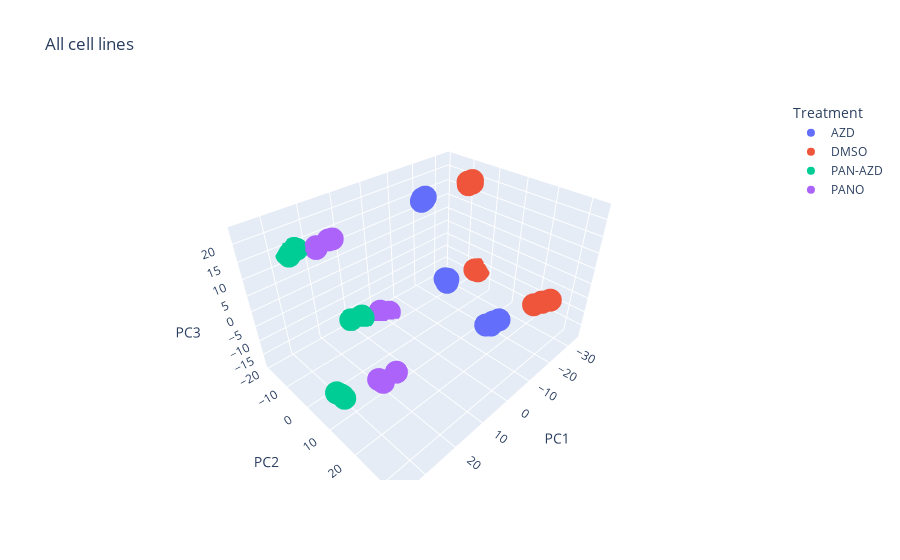

Source (notebook cell):
### Code cell
# Make 3D PCA plot
fig = px.scatter_3d(
    df, x="PC1", y="PC2", z="PC3",color=df['Treatment'],
    title='All cell lines',
    labels={'0': 'PC 1', '1': 'PC 2', '2': 'PC 3'}
)
fig.show()
fig.write_html("all_pca_3d.html")

### Figure 1 — Plotly figure (JSON) as saved in the notebook; plotly's stock layout.template omitted (floating-point values rounded to 4 significant figures)
{"data": [{"hovertemplate": "Treatment=AZD<br>PC1=%{x}<br>PC2=%{y}<br>PC3=%{z}<extra></extra>", "legendgroup": "AZD", "marker": {"color": "#636efa", "symbol": "circle"}, "mode": "markers", "name": "AZD", "scene": "scene", "showlegend": true, "type": "scatter3d", "x": [-2.646, -4.86, -1.022, -2.427, -11.84, -12.26, -11.14, -10.61, -24.2, -23.85, -24.5, -23.58], "y": [26.12, 26.34, 25.19, 25.71, -7.811, -7.674, -7.619, -7.509, -10.31, -9.282, -9.317, -8.852], "z": [0.2675, -0.1583, -0.2829, -0.8339, 19.61, 20.3, 20.24, 19.61, -14.16, -14.03, -14.06, -14.6]}, {"hovertemplate": "Treatment=DMSO<br>PC1=%{x}<br>PC2=%{y}<br>PC3=%{z}<extra></extra>", "legendgroup": "DMSO", "marker": {"color": "#EF553B", "symbol": "circle"}, "mode": "markers", "name": "DMSO", "scene": "scene", "showlegend": true, "type": "scatter3d", "x": [-16.43, -14.44, -12.82, -15.53, -25.41, -24.67, -24.24, -23.67, -33.61, -33.76, -33.47, -33.41], "y": [33.35, 32.29, 30.89, 31.59, -1.782, -1.136, -2.369, -1.747, -5.093, -3.637, -3.821, -3.675], "z": [3.671, 3.485, 2.81, 2.635, 23.12, 22.77, 22.81, 22.37, -12.42, -11.77, -11.84, -12.08]}, {"hovertemplate": "Treatment=PAN-AZD<br>PC1=%{x}<br>PC2=%{y}<br>PC3=%{z}<extra></extra>", "legendgroup": "PAN-AZD", "marker": {"color": "#00cc96", "symbol": "circle"}, "mode": "markers", "name": "PAN-AZD", "scene": "scene", "showlegend": true, "type": "scatter3d", "x": [35.18, 35.83, 35.2, 34.68, 23.52, 24.08, 26.15, 25.88, 10.23, 6.568, 6.428, 7.024], "y": [12.48, 12.03, 13.38, 13.24, -18.5, -18.83, -19.19, -18.66, -18.15, -17.35, -16.96, -17.21], "z": [-7.261, -6.492, -6.972, -8.257, 13.7, 14.07, 13.13, 12.61, -16.93, -17.07, -17.63, -17.49]}, {"hovertemplate": "Treatment=PANO<br>PC1=%{x}<br>PC2=%{y}<br>PC3=%{z}<extra></extra>", "legendgroup": "PANO", "marker": {"color": "#ab63fa", "symbol": "circle"}, "mode": "markers", "name": "PANO", "scene": "scene", "showlegend": true, "type": "scatter3d", "x": [26.79, 27.32, 23.13, 26.83, 15.29, 16.37, 19.86, 19.87, 0.7439, -0.6123, -0.2601, -1.673], "y": [17.57, 16.95, 18.42, 17.98, -14.27, -14.39, -15.01, -15.16, -15.3, -14.75, -14.44, -13.7], "z": [-5.143, -4.828, -4.396, -5.35, 15.15, 15.25, 14.42, 13.82, -17.2, -18.39, -18.15, -18.03]}], "layout": {"legend": {"title": {"text": "Treatment"}, "tracegroupgap": 0}, "scene": {"domain": {"x": [0, 1], "y": [0, 1]}, "xaxis": {"title": {"text": "PC1"}}, "yaxis": {"title": {"text": "PC2"}}, "zaxis": {"title": {"text": "PC3"}}}, "title": {"text": "All cell lines"}}}
